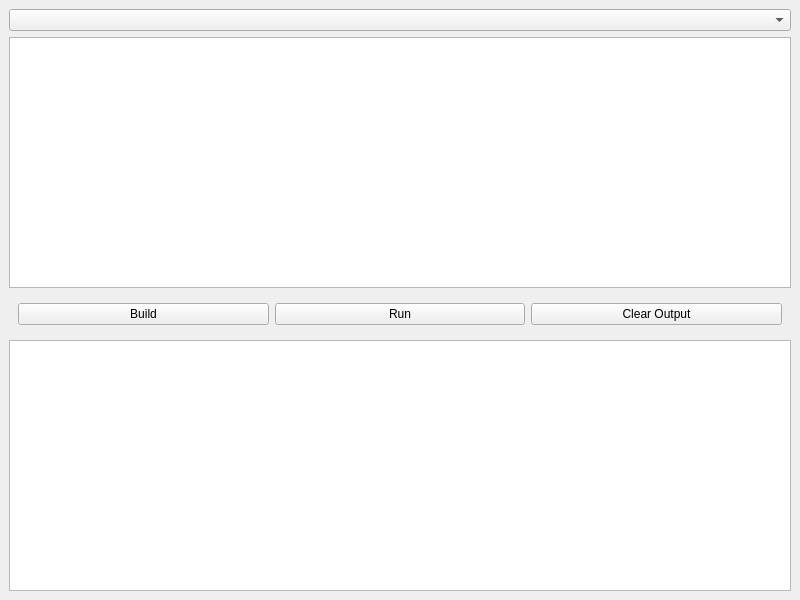
<?xml version="1.0" encoding="UTF-8"?>
<ui version="4.0">
 <class>MainWindow</class>
 <widget class="QMainWindow" name="MainWindow">
  <property name="geometry">
   <rect>
    <x>0</x>
    <y>0</y>
    <width>800</width>
    <height>600</height>
   </rect>
  </property>
  <widget class="QWidget" name="centralWidget">
   <layout class="QVBoxLayout" name="verticalLayout">
    <item>
     <widget class="QComboBox" name="languageSelector"/>
    </item>
    <item>
     <widget class="QTextEdit" name="codeEditor"/>
    </item>
    <item>
     <widget class="QWidget" name="buttonBox">
      <layout class="QHBoxLayout" name="horizontalLayout">
       <item>
        <widget class="QPushButton" name="buildButton">
         <property name="text">
          <string>Build</string>
         </property>
        </widget>
       </item>
       <item>
        <widget class="QPushButton" name="runButton">
         <property name="text">
          <string>Run</string>
         </property>
        </widget>
       </item>
       <item>
        <widget class="QPushButton" name="clearOutputButton">
         <property name="text">
          <string>Clear Output</string>
         </property>
        </widget>
       </item>
      </layout>
     </widget>
    </item>
    <item>
     <widget class="QTextEdit" name="outputPanel"/>
    </item>
   </layout>
  </widget>
 </widget>
 <resources/>
 <connections/>
</ui>
